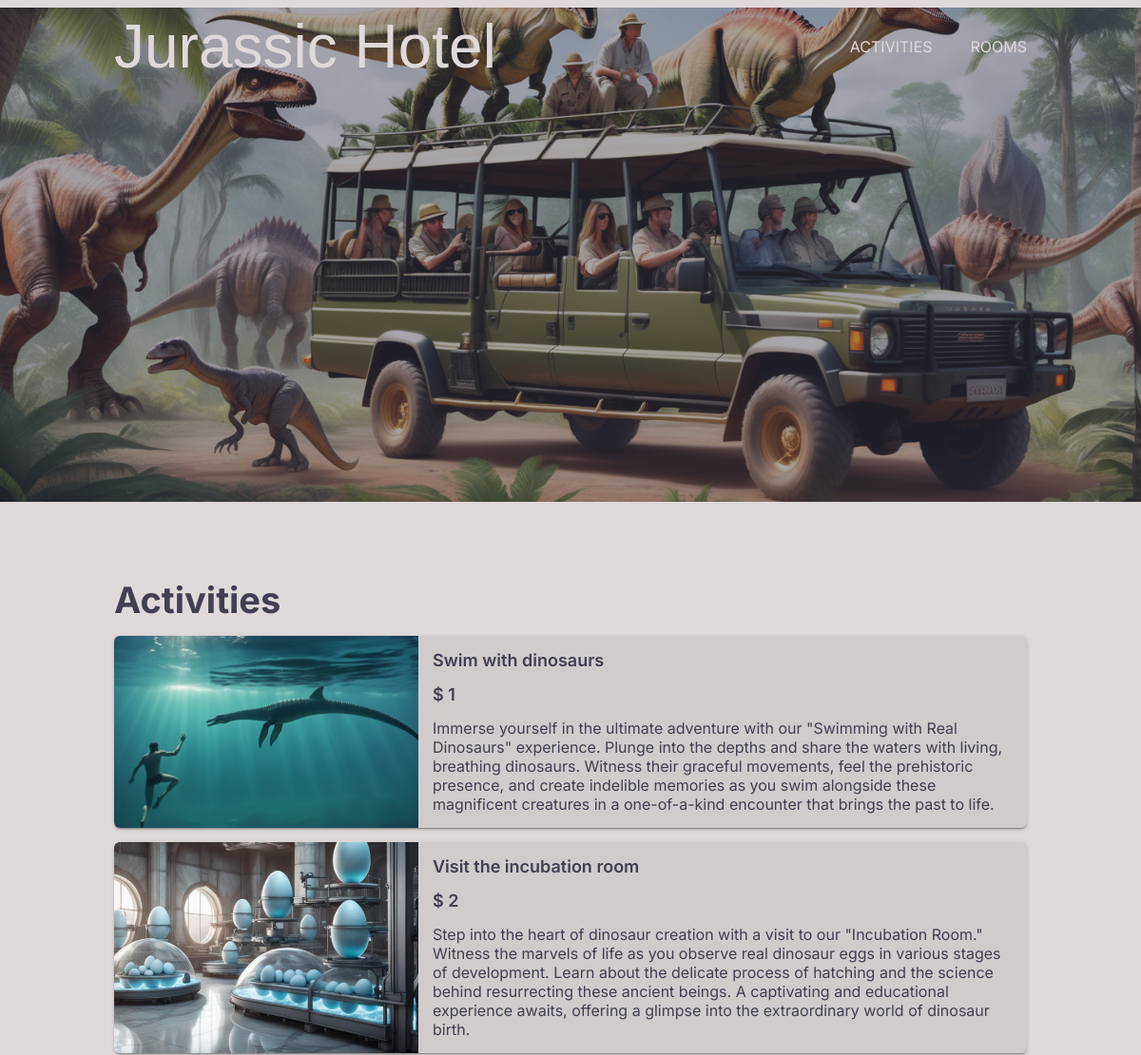
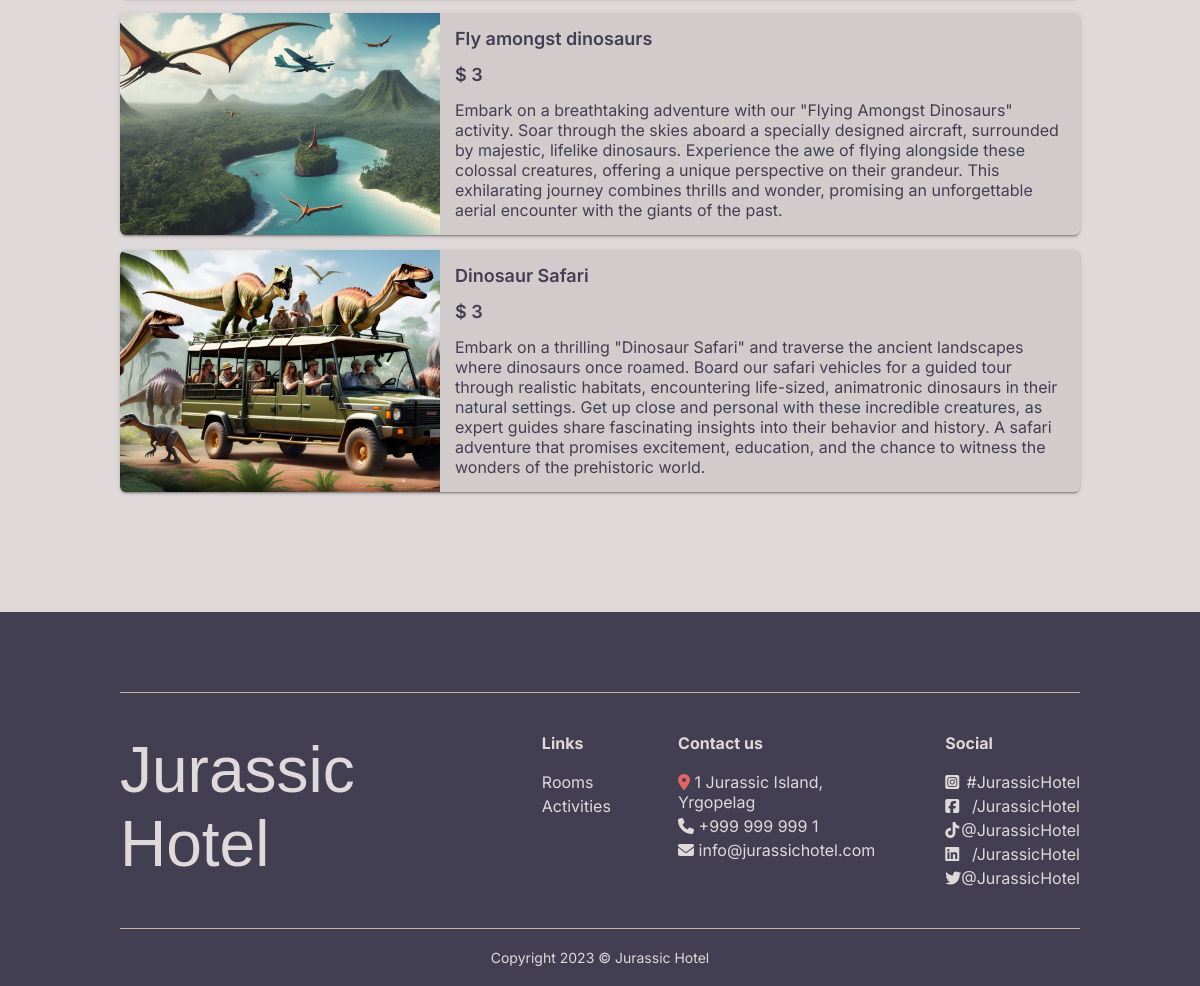
Page /activities.php on the committed database (2 pictures, top to bottom).
### tables this page shows
CREATE TABLE features (id integer primary key AUTOINCREMENT, name varchar, price float, image varchar, description varchar);

### hotelFunctions.php (called while the page is built, shortened)
<?php
function connect(string $dbName): object
{
    $dbPath = __DIR__ . '/' . $dbName;
    $db = "sqlite:$dbPath";
    try {
        $db = new PDO($db);
        $db->setAttribute(PDO::ATTR_ERRMODE, PDO::ERRMODE_EXCEPTION);
        $db->setAttribute(PDO::ATTR_DEFAULT_FETCH_MODE, PDO::FETCH_ASSOC);
    } catch (PDOException $e) {
        echo "Failed to connect to the database";
        throw $e;
    }
    return $db;
}
function getAllFeatures(): array
{
    $dbName = "hotel.db";
    $db = connect($dbName);
    $query = $db->prepare('SELECT * FROM features');
    $query->execute();
    $features = $query->fetchAll(PDO::FETCH_ASSOC);
    return $features;
}

### activities.php (the view, shortened to what this page needs)
<?php
require __DIR__ . "/hotelFunctions.php";
require __DIR__ . "/header.php";
$random = rand(0, 3);
$features = getAllFeatures();
$randomFeature = $features[$random];
?>
<div class="header-image activities" style="background-image: url('<?= $randomFeature["image"] ?>');">
    <div class="before"></div>
</div>
<div class="container activities-container">
    <div class="activities-title">Activities</div>
    <div class="activities">
        <?php foreach ($features as $feature) : ?>
            <div class="activity-card">
                <img src="<?= $feature["image"] ?>" alt="">
                <div class="activity-description">
                    <div class="activity-card-title"><?= $feature["name"] ?></div>
                    <div class="activity-card-price">$ <?= $feature["price"] ?></div>
                    <div class="activity-card-descrition"><?= $feature["description"] ?></div>
                </div>
            </div>
        <?php endforeach; ?>
    </div>
</div>
<?php require __DIR__ . "/dark-footer.php"; ?>

### style.css (style rules this page uses)
:root { --pearl: #dfd9da; --ocean: #3d4f61; --sand: #c4b2a7; --coconut: #5f5052; --gun-powder: #413f51; --coral: #e46464; --line_color: #e46464; --coral-hover: #e15353; --swiper-theme-color: #e46464; --swiper-navigation-color: #e46464; }
* { box-sizing: border-box; margin: 0; padding: 0; }
body { padding: 0px; margin: 0px; font-family: 'Inter', sans-serif; background: var(--pearl); }
.header-image { height: 65vh; background-size: cover; background-position: 50% 70%; position: relative; margin-top: -90px; transition: background-image 1s ease-in-out; }
.container { margin: 0 auto; width: 80%; }
.before { background-color: var(--gun-powder); position: absolute; z-index: 1; width: 100%; height: 100%; display: block; left: 0; top: 0; content: ''; opacity: 0.45; }
.activities-container { padding: 80px 0px 120px 0px; }
.form-div label, .activities-title { font-size: 18px; font-weight: 600; }
.activities { width: 100%; display: flex; flex-direction: column; gap: 15px; }
.activity-card { background: #d1cbcc; overflow: hidden; display: flex; box-shadow: 0 2px 2px 0 rgba(0, 0, 0, 0.14), 0 3px 1px -2px rgba(0, 0, 0, 0.2), 0 1px 5px 0 rgba(0, 0, 0, 0.12); border-radius: 6px; color: var(--gun-powder); }
.activity-card img { width: calc(100% / 3); object-fit: cover; }
.activity-card-title, .activity-card-price { font-size: 18px; font-weight: 600; margin-bottom: 15px; }
.activity-description { padding: 15px; }
.activities-title { font-weight: 700; font-size: 38px; margin-bottom: 15px; color: var(--gun-powder); }

### rows in the picture
features: image (picture), name "Dinosaur Safari", price "3", description "Embark on a thrilling \"Dinosaur Safari\" and traverse the ancient landscapes where dinosaurs once roamed. Board our safari vehicles for a guided tour through realistic habitats, encountering life-sized, animatronic dinosaurs in their natural settings. Get up close and personal with these incredible creatures, as expert guides share fascinating insights into their behavior and history. A safari adventure that promises excitement, education, and the chance to witness the wonders of the prehistoric world."
features: image (picture), name "Swim with dinosaurs", price "1", description "Immerse yourself in the ultimate adventure with our \"Swimming with Real Dinosaurs\" experience. Plunge into the depths and share the waters with living, breathing dinosaurs. Witness their graceful movements, feel the prehistoric presence, and create indelible memories as you swim alongside these magnificent creatures in a one-of-a-kind encounter that brings the past to life."
features: image (picture), name "Visit the incubation room", price "2", description "Step into the heart of dinosaur creation with a visit to our \"Incubation Room.\" Witness the marvels of life as you observe real dinosaur eggs in various stages of development. Learn about the delicate process of hatching and the science behind resurrecting these ancient beings. A captivating and educational experience awaits, offering a glimpse into the extraordinary world of dinosaur birth."
features: image (picture), name "Fly amongst dinosaurs", price "3", description "Embark on a breathtaking adventure with our \"Flying Amongst Dinosaurs\" activity. Soar through the skies aboard a specially designed aircraft, surrounded by majestic, lifelike dinosaurs. Experience the awe of flying alongside these colossal creatures, offering a unique perspective on their grandeur. This exhilarating journey combines thrills and wonder, promising an unforgettable aerial encounter with the giants of the past."
